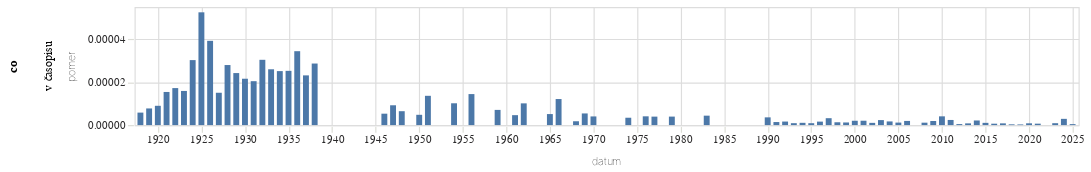

The cell this chart's notebook holds for it:
### Code cell
graf(vyvoj_vyskytu("(?i)v časopis","v časopisu"))

### Figure 1 — Vega-Lite specification as saved in the notebook (floating-point values rounded to 4 significant figures)
{"config": {"title": {"font": "Noticia Text", "fontSize": 11.5, "anchor": "start", "lineHeight": 19, "fontWeight": "bolder", "subtitleFont": "Noticia Text", "subtitleFontSize": 10, "subtitleLineHeight": 15, "subtitlePadding": 10, "dy": -10, "color": "#292829", "subtitleColor": "#292829"}, "axis": {"labelFont": "Asap", "titleFont": "Asap", "fontWeight": "lighter", "titleFontWeight": "lighter", "labelFontSize": 9, "titleFontSize": 9, "labelPadding": 2, "titlePadding": 9, "domainOpacity": 0, "tickColor": "#DCDDD6", "labelColor": "#292829"}, "legend": {"labelFont": "Asap", "labelFontWeight": "normal", "titleFont": "Asap", "titleFontWeight": "normal", "labelFontSize": 9, "titleFontSize": 9, "labelColor": "#292829"}}, "data": {"name": "data-90547c8bede59bad82edd33dc9e2b664"}, "mark": {"type": "bar"}, "encoding": {"row": {"field": "co", "type": "nominal"}, "x": {"field": "datum", "type": "temporal"}, "y": {"field": "pomer", "type": "quantitative"}}, "height": 100, "width": 800, "$schema": "https://vega.github.io/schema/vega-lite/v5.8.0.json", "datasets": {"data-90547c8bede59bad82edd33dc9e2b664": [{"datum": "1918-01-01T00:00:00", "vyskytu": 1, "pocet_slov": 172010, "pomer": 5.814e-06, "co": "v časopisu"}, {"datum": "1919-01-01T00:00:00", "vyskytu": 12, "pocet_slov": 1547459, "pomer": 7.755e-06, "co": "v časopisu"}, {"datum": "1920-01-01T00:00:00", "vyskytu": 14, "pocet_slov": 1557497, "pomer": 8.989e-06, "co": "v časopisu"}, {"datum": "1921-01-01T00:00:00", "vyskytu": 28, "pocet_slov": 1814119, "pomer": 1.543e-05, "co": "v časopisu"}, {"datum": "1922-01-01T00:00:00", "vyskytu": 30, "pocet_slov": 1739976, "pomer": 1.724e-05, "co": "v časopisu"}, {"datum": "1923-01-01T00:00:00", "vyskytu": 18, "pocet_slov": 1131296, "pomer": 1.591e-05, "co": "v časopisu"}, {"datum": "1924-01-01T00:00:00", "vyskytu": 42, "pocet_slov": 1386775, "pomer": 3.029e-05, "co": "v časopisu"}, {"datum": "1925-01-01T00:00:00", "vyskytu": 52, "pocet_slov": 989387, "pomer": 5.256e-05, "co": "v časopisu"}, {"datum": "1926-01-01T00:00:00", "vyskytu": 64, "pocet_slov": 1629693, "pomer": 3.927e-05, "co": "v časopisu"}, {"datum": "1927-01-01T00:00:00", "vyskytu": 26, "pocet_slov": 1725378, "pomer": 1.507e-05, "co": "v časopisu"}, {"datum": "1928-01-01T00:00:00", "vyskytu": 50, "pocet_slov": 1786584, "pomer": 2.799e-05, "co": "v časopisu"}, {"datum": "1929-01-01T00:00:00", "vyskytu": 22, "pocet_slov": 907519, "pomer": 2.424e-05, "co": "v časopisu"}, {"datum": "1930-01-01T00:00:00", "vyskytu": 43, "pocet_slov": 1990549, "pomer": 2.16e-05, "co": "v časopisu"}, {"datum": "1931-01-01T00:00:00", "vyskytu": 30, "pocet_slov": 1466185, "pomer": 2.046e-05, "co": "v časopisu"}, {"datum": "1932-01-01T00:00:00", "vyskytu": 34, "pocet_slov": 1117587, "pomer": 3.042e-05, "co": "v časopisu"}, {"datum": "1933-01-01T00:00:00", "vyskytu": 32, "pocet_slov": 1230441, "pomer": 2.601e-05, "co": "v časopisu"}, {"datum": "1934-01-01T00:00:00", "vyskytu": 22, "pocet_slov": 874472, "pomer": 2.516e-05, "co": "v časopisu"}, {"datum": "1935-01-01T00:00:00", "vyskytu": 18, "pocet_slov": 712050, "pomer": 2.528e-05, "co": "v časopisu"}, {"datum": "1936-01-01T00:00:00", "vyskytu": 33, "pocet_slov": 958205, "pomer": 3.444e-05, "co": "v časopisu"}, {"datum": "1937-01-01T00:00:00", "vyskytu": 17, "pocet_slov": 733783, "pomer": 2.317e-05, "co": "v časopisu"}, {"datum": "1938-01-01T00:00:00", "vyskytu": 11, "pocet_slov": 383461, "pomer": 2.869e-05, "co": "v časopisu"}, {"datum": "1945-01-01T00:00:00", "vyskytu": 0, "pocet_slov": 140144, "pomer": 0.0, "co": "v časopisu"}, {"datum": "1946-01-01T00:00:00", "vyskytu": 6, "pocet_slov": 1129068, "pomer": 5.314e-06, "co": "v časopisu"}, {"datum": "1947-01-01T00:00:00", "vyskytu": 10, "pocet_slov": 1083098, "pomer": 9.233e-06, "co": "v časopisu"}, {"datum": "1948-01-01T00:00:00", "vyskytu": 4, "pocet_slov": 618132, "pomer": 6.471e-06, "co": "v časopisu"}, {"datum": "1949-01-01T00:00:00", "vyskytu": 0, "pocet_slov": 357203, "pomer": 0.0, "co": "v časopisu"}, {"datum": "1950-01-01T00:00:00", "vyskytu": 1, "pocet_slov": 208781, "pomer": 4.79e-06, "co": "v časopisu"}, {"datum": "1951-01-01T00:00:00", "vyskytu": 3, "pocet_slov": 219888, "pomer": 1.364e-05, "co": "v časopisu"}, {"datum": "1952-01-01T00:00:00", "vyskytu": 0, "pocet_slov": 189920, "pomer": 0.0, "co": "v časopisu"}, {"datum": "1953-01-01T00:00:00", "vyskytu": 0, "pocet_slov": 114518, "pomer": 0.0, "co": "v časopisu"}, {"datum": "1954-01-01T00:00:00", "vyskytu": 1, "pocet_slov": 98416, "pomer": 1.016e-05, "co": "v časopisu"}, {"datum": "1955-01-01T00:00:00", "vyskytu": 0, "pocet_slov": 78833, "pomer": 0.0, "co": "v časopisu"}, {"datum": "1956-01-01T00:00:00", "vyskytu": 2, "pocet_slov": 138430, "pomer": 1.445e-05, "co": "v časopisu"}, {"datum": "1957-01-01T00:00:00", "vyskytu": 0, "pocet_slov": 137388, "pomer": 0.0, "co": "v časopisu"}, {"datum": "1958-01-01T00:00:00", "vyskytu": 0, "pocet_slov": 142112, "pomer": 0.0, "co": "v časopisu"}, {"datum": "1959-01-01T00:00:00", "vyskytu": 1, "pocet_slov": 141333, "pomer": 7.075e-06, "co": "v časopisu"}, {"datum": "1960-01-01T00:00:00", "vyskytu": 0, "pocet_slov": 181817, "pomer": 0.0, "co": "v časopisu"}, {"datum": "1961-01-01T00:00:00", "vyskytu": 1, "pocet_slov": 216288, "pomer": 4.623e-06, "co": "v časopisu"}, {"datum": "1962-01-01T00:00:00", "vyskytu": 1, "pocet_slov": 98793, "pomer": 1.012e-05, "co": "v časopisu"}, {"datum": "1963-01-01T00:00:00", "vyskytu": 0, "pocet_slov": 139432, "pomer": 0.0, "co": "v časopisu"}, {"datum": "1964-01-01T00:00:00", "vyskytu": 0, "pocet_slov": 288820, "pomer": 0.0, "co": "v časopisu"}, {"datum": "1965-01-01T00:00:00", "vyskytu": 1, "pocet_slov": 194814, "pomer": 5.133e-06, "co": "v časopisu"}, {"datum": "1966-01-01T00:00:00", "vyskytu": 3, "pocet_slov": 247115, "pomer": 1.214e-05, "co": "v časopisu"}, {"datum": "1967-01-01T00:00:00", "vyskytu": 0, "pocet_slov": 225198, "pomer": 0.0, "co": "v časopisu"}, {"datum": "1968-01-01T00:00:00", "vyskytu": 1, "pocet_slov": 559905, "pomer": 1.786e-06, "co": "v časopisu"}, {"datum": "1969-01-01T00:00:00", "vyskytu": 2, "pocet_slov": 368721, "pomer": 5.424e-06, "co": "v časopisu"}, {"datum": "1970-01-01T00:00:00", "vyskytu": 1, "pocet_slov": 248046, "pomer": 4.032e-06, "co": "v časopisu"}, {"datum": "1971-01-01T00:00:00", "vyskytu": 0, "pocet_slov": 263102, "pomer": 0.0, "co": "v časopisu"}, {"datum": "1972-01-01T00:00:00", "vyskytu": 0, "pocet_slov": 213032, "pomer": 0.0, "co": "v časopisu"}, {"datum": "1973-01-01T00:00:00", "vyskytu": 0, "pocet_slov": 280835, "pomer": 0.0, "co": "v časopisu"}, {"datum": "1974-01-01T00:00:00", "vyskytu": 1, "pocet_slov": 291980, "pomer": 3.425e-06, "co": "v časopisu"}, {"datum": "1975-01-01T00:00:00", "vyskytu": 0, "pocet_slov": 335255, "pomer": 0.0, "co": "v časopisu"}, {"datum": "1976-01-01T00:00:00", "vyskytu": 1, "pocet_slov": 244998, "pomer": 4.082e-06, "co": "v časopisu"}, {"datum": "1977-01-01T00:00:00", "vyskytu": 1, "pocet_slov": 253702, "pomer": 3.942e-06, "co": "v časopisu"}, {"datum": "1978-01-01T00:00:00", "vyskytu": 0, "pocet_slov": 289894, "pomer": 0.0, "co": "v časopisu"}, {"datum": "1979-01-01T00:00:00", "vyskytu": 1, "pocet_slov": 252883, "pomer": 3.954e-06, "co": "v časopisu"}, {"datum": "1980-01-01T00:00:00", "vyskytu": 0, "pocet_slov": 242065, "pomer": 0.0, "co": "v časopisu"}, {"datum": "1981-01-01T00:00:00", "vyskytu": 0, "pocet_slov": 134899, "pomer": 0.0, "co": "v časopisu"}, {"datum": "1982-01-01T00:00:00", "vyskytu": 0, "pocet_slov": 186973, "pomer": 0.0, "co": "v časopisu"}, {"datum": "1983-01-01T00:00:00", "vyskytu": 1, "pocet_slov": 227768, "pomer": 4.39e-06, "co": "v časopisu"}, {"datum": "1984-01-01T00:00:00", "vyskytu": 0, "pocet_slov": 191735, "pomer": 0.0, "co": "v časopisu"}, {"datum": "1985-01-01T00:00:00", "vyskytu": 0, "pocet_slov": 165973, "pomer": 0.0, "co": "v časopisu"}, {"datum": "1986-01-01T00:00:00", "vyskytu": 0, "pocet_slov": 98877, "pomer": 0.0, "co": "v časopisu"}, {"datum": "1987-01-01T00:00:00", "vyskytu": 0, "pocet_slov": 149991, "pomer": 0.0, "co": "v časopisu"}, {"datum": "1988-01-01T00:00:00", "vyskytu": 0, "pocet_slov": 167631, "pomer": 0.0, "co": "v časopisu"}, {"datum": "1989-01-01T00:00:00", "vyskytu": 0, "pocet_slov": 255151, "pomer": 0.0, "co": "v časopisu"}, {"datum": "1990-01-01T00:00:00", "vyskytu": 3, "pocet_slov": 833434, "pomer": 3.6e-06, "co": "v časopisu"}, {"datum": "1991-01-01T00:00:00", "vyskytu": 2, "pocet_slov": 1410605, "pomer": 1.418e-06, "co": "v časopisu"}, {"datum": "1992-01-01T00:00:00", "vyskytu": 2, "pocet_slov": 1217148, "pomer": 1.643e-06, "co": "v časopisu"}, {"datum": "1993-01-01T00:00:00", "vyskytu": 1, "pocet_slov": 1127475, "pomer": 8.869e-07, "co": "v časopisu"}, {"datum": "1994-01-01T00:00:00", "vyskytu": 1, "pocet_slov": 948063, "pomer": 1.055e-06, "co": "v časopisu"}, {"datum": "1995-01-01T00:00:00", "vyskytu": 1, "pocet_slov": 1138209, "pomer": 8.786e-07, "co": "v časopisu"}, {"datum": "1996-01-01T00:00:00", "vyskytu": 2, "pocet_slov": 1240947, "pomer": 1.612e-06, "co": "v časopisu"}, {"datum": "1997-01-01T00:00:00", "vyskytu": 7, "pocet_slov": 2179318, "pomer": 3.212e-06, "co": "v časopisu"}, {"datum": "1998-01-01T00:00:00", "vyskytu": 2, "pocet_slov": 1522654, "pomer": 1.313e-06, "co": "v časopisu"}, {"datum": "1999-01-01T00:00:00", "vyskytu": 3, "pocet_slov": 2465372, "pomer": 1.217e-06, "co": "v časopisu"}, {"datum": "2000-01-01T00:00:00", "vyskytu": 5, "pocet_slov": 2483127, "pomer": 2.014e-06, "co": "v časopisu"}, {"datum": "2001-01-01T00:00:00", "vyskytu": 5, "pocet_slov": 2462192, "pomer": 2.031e-06, "co": "v časopisu"}, {"datum": "2002-01-01T00:00:00", "vyskytu": 2, "pocet_slov": 1931845, "pomer": 1.035e-06, "co": "v časopisu"}, {"datum": "2003-01-01T00:00:00", "vyskytu": 6, "pocet_slov": 2578085, "pomer": 2.327e-06, "co": "v časopisu"}, {"datum": "2004-01-01T00:00:00", "vyskytu": 4, "pocet_slov": 2351739, "pomer": 1.701e-06, "co": "v časopisu"}, {"datum": "2005-01-01T00:00:00", "vyskytu": 3, "pocet_slov": 2582168, "pomer": 1.162e-06, "co": "v časopisu"}, {"datum": "2006-01-01T00:00:00", "vyskytu": 3, "pocet_slov": 1552476, "pomer": 1.932e-06, "co": "v časopisu"}, {"datum": "2007-01-01T00:00:00", "vyskytu": 0, "pocet_slov": 1826653, "pomer": 0.0, "co": "v časopisu"}, {"datum": "2008-01-01T00:00:00", "vyskytu": 2, "pocet_slov": 1786832, "pomer": 1.119e-06, "co": "v časopisu"}, {"datum": "2009-01-01T00:00:00", "vyskytu": 4, "pocet_slov": 2116415, "pomer": 1.89e-06, "co": "v časopisu"}, {"datum": "2010-01-01T00:00:00", "vyskytu": 7, "pocet_slov": 1718642, "pomer": 4.073e-06, "co": "v časopisu"}, {"datum": "2011-01-01T00:00:00", "vyskytu": 6, "pocet_slov": 2512843, "pomer": 2.388e-06, "co": "v časopisu"}, {"datum": "2012-01-01T00:00:00", "vyskytu": 1, "pocet_slov": 2154063, "pomer": 4.642e-07, "co": "v časopisu"}, {"datum": "2013-01-01T00:00:00", "vyskytu": 1, "pocet_slov": 1253654, "pomer": 7.977e-07, "co": "v časopisu"}, {"datum": "2014-01-01T00:00:00", "vyskytu": 6, "pocet_slov": 2797907, "pomer": 2.144e-06, "co": "v časopisu"}, {"datum": "2015-01-01T00:00:00", "vyskytu": 3, "pocet_slov": 2883253, "pomer": 1.04e-06, "co": "v časopisu"}, {"datum": "2016-01-01T00:00:00", "vyskytu": 2, "pocet_slov": 3088746, "pomer": 6.475e-07, "co": "v časopisu"}, {"datum": "2017-01-01T00:00:00", "vyskytu": 2, "pocet_slov": 2494184, "pomer": 8.019e-07, "co": "v časopisu"}, {"datum": "2018-01-01T00:00:00", "vyskytu": 1, "pocet_slov": 2950192, "pomer": 3.39e-07, "co": "v časopisu"}, {"datum": "2019-01-01T00:00:00", "vyskytu": 1, "pocet_slov": 3385704, "pomer": 2.954e-07, "co": "v časopisu"}, {"datum": "2020-01-01T00:00:00", "vyskytu": 3, "pocet_slov": 3628168, "pomer": 8.269e-07, "co": "v časopisu"}, {"datum": "2021-01-01T00:00:00", "vyskytu": 2, "pocet_slov": 3028906, "pomer": 6.603e-07, "co": "v časopisu"}, {"datum": "2022-01-01T00:00:00", "vyskytu": 0, "pocet_slov": 4156918, "pomer": 0.0, "co": "v časopisu"}, {"datum": "2023-01-01T00:00:00", "vyskytu": 4, "pocet_slov": 4543342, "pomer": 8.804e-07, "co": "v časopisu"}, {"datum": "2024-01-01T00:00:00", "vyskytu": 13, "pocet_slov": 4476204, "pomer": 2.904e-06, "co": "v časopisu"}, {"datum": "2025-01-01T00:00:00", "vyskytu": 1, "pocet_slov": 2270793, "pomer": 4.404e-07, "co": "v časopisu"}]}}
